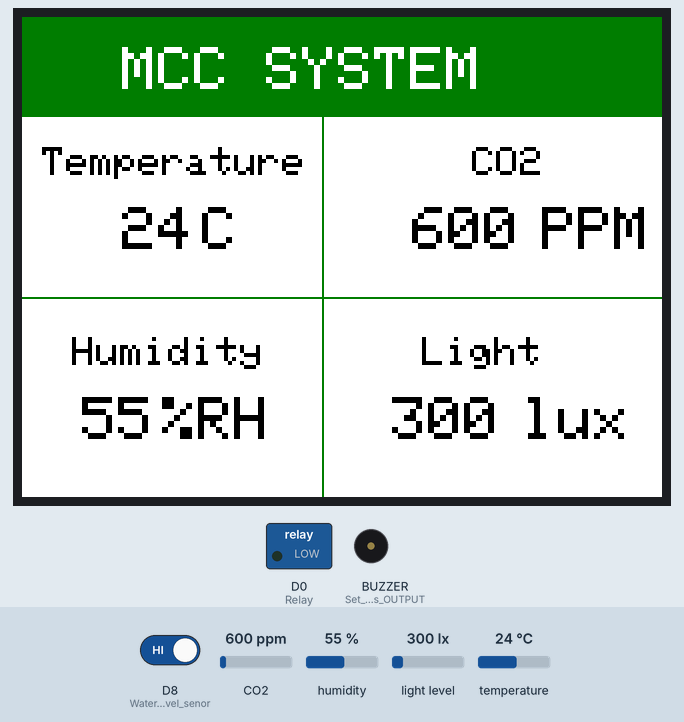
Simulated run of this sketch. Board: Seeed Wio Terminal. Parts: 320×240 colour display, switched loads named in the sketch (green lamp = pin HIGH), buzzer (waves = sounding, pin HIGH). Wiring (inferred from the names in the program): BH1750 light sensor at I2C address 0x23. Inputs (shaded band) come from the test bench; at power-on: D8 (Water_level_senor) HIGH, light level 300 lx, CO2 600 ppm, humidity 55 %, temperature 24 °C. What the sketch prints to the serial monitor is not drawn.

Above: at 6.7 s.
6.8 s: D8 (Water_level_senor) driven LOW
At 15.5 s:
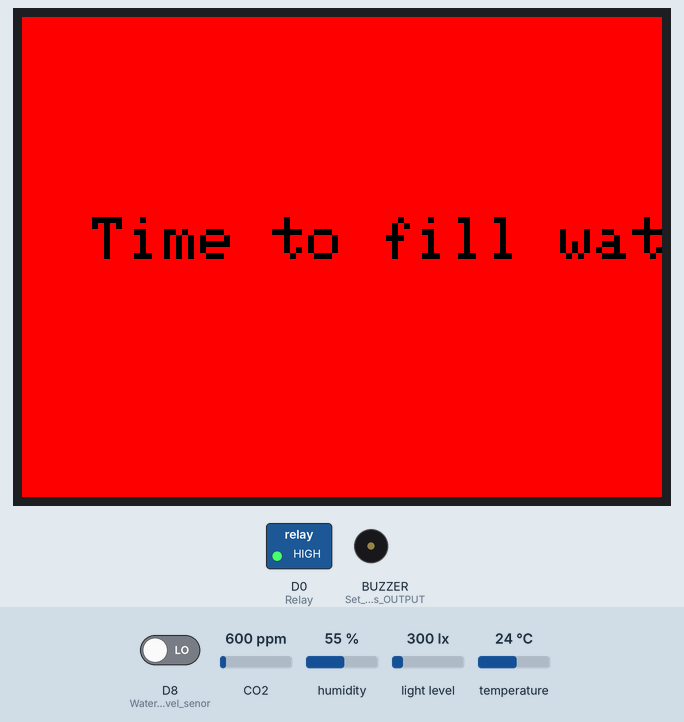
20.8 s: D8 (Water_level_senor) driven HIGH
At 29.5 s:
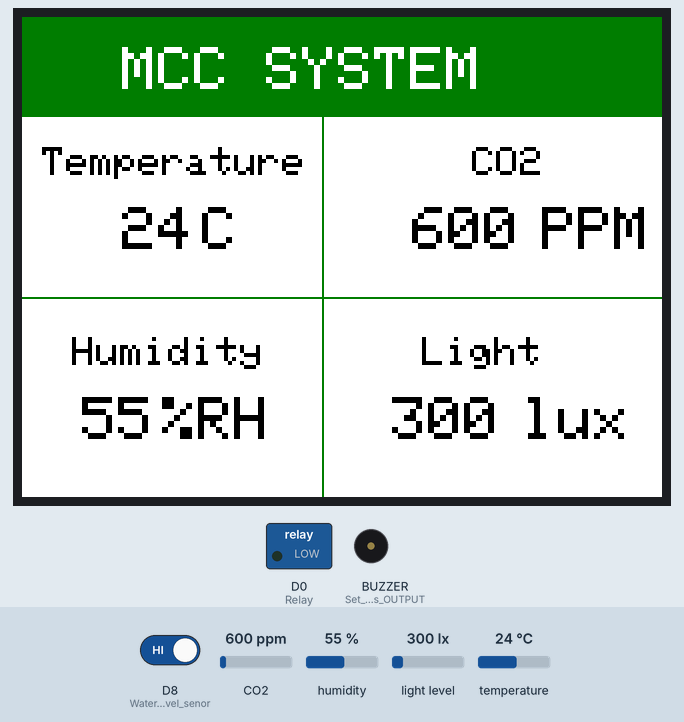
29.8 s: light level set to 40 lx
At 35.1 s:
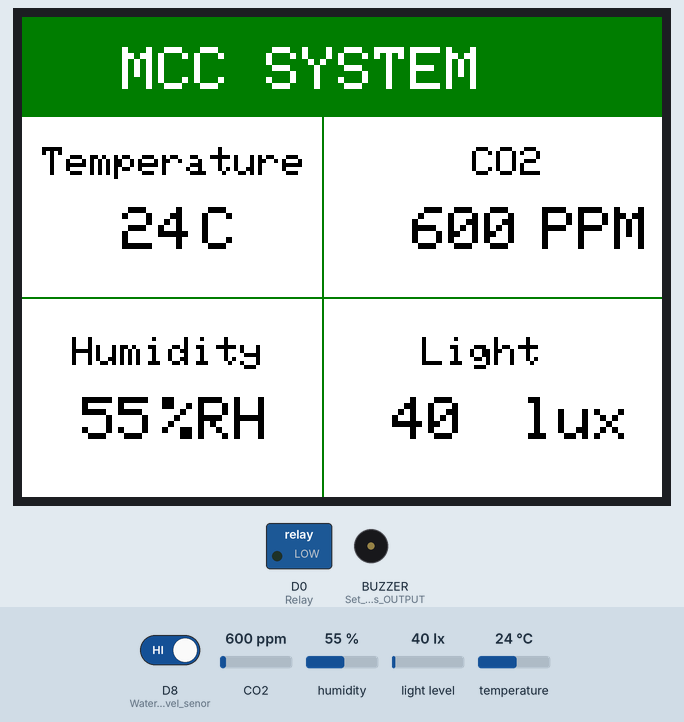
38.3 s: CO2 set to 452 ppm
At 41.2 s:
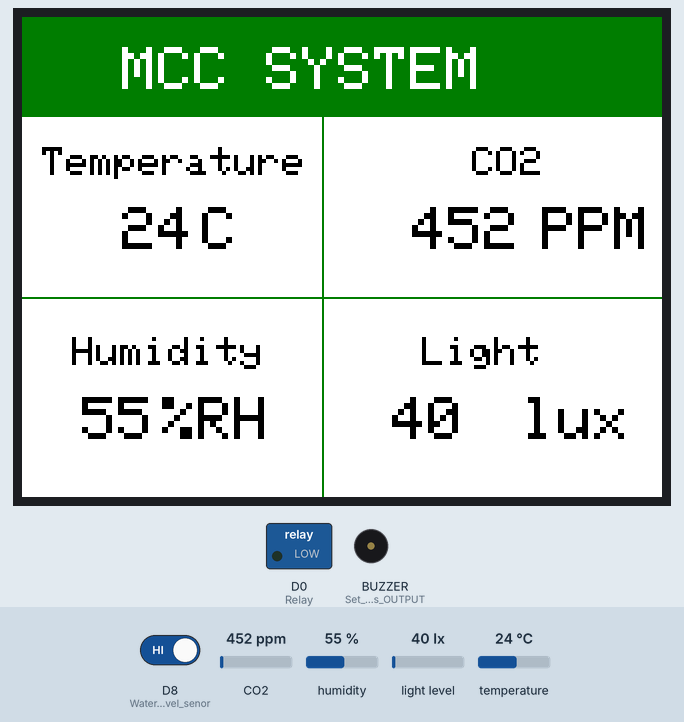
46.8 s: humidity set to 22 %
At 53.3 s:
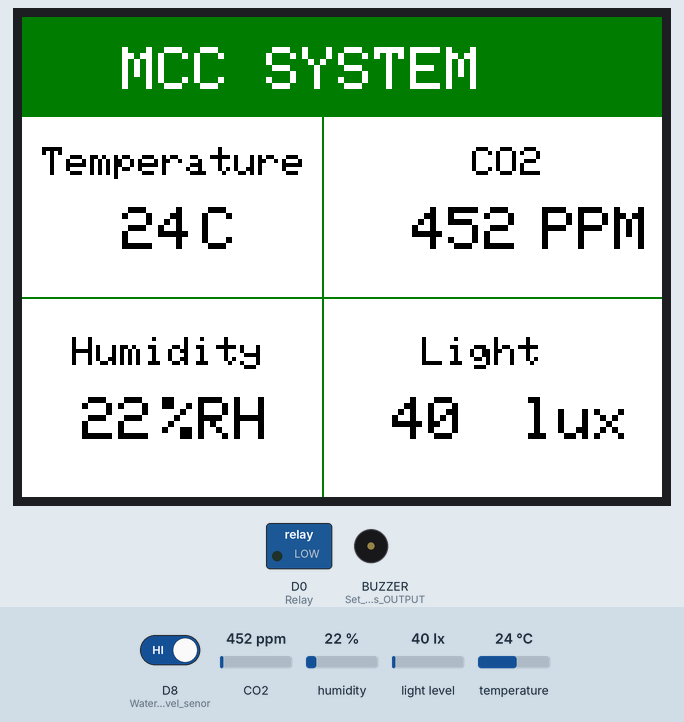
55.3 s: temperature set to 12 °C
At 59.3 s:
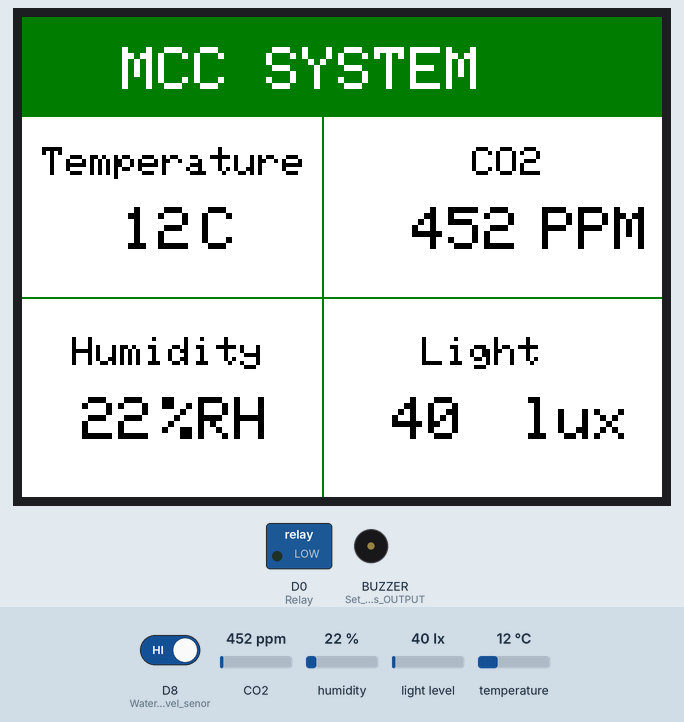
Timing chart, 0 to 60.8 s (numbered marks = the images above; inputs shaded):
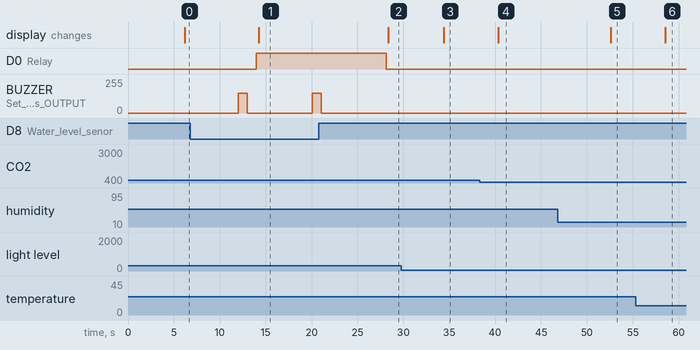

The sketch:

Mushroom_Climate_Control_System.ino
```cpp
//Libraries
//#include <Arduino.h>
#include <SPI.h>
#include <Wire.h>
#include <TFT_eSPI.h> //TFT LCD library
#include <SensirionI2CScd4x.h> //SCD41 library

//Definitions
#define DHTPIN 0 //Define signal pin of DHT sensor
#define CO2_THRESHOLD 1200
#define ADDRESS_BH1750FVI 0x23    //ADDR="L" for this module
#define ONE_TIME_H_RESOLUTION_MODE 0x20

//Initializations

TFT_eSPI tft = TFT_eSPI(); //Initializing TFT LCD
TFT_eSprite spr = TFT_eSprite(&tft); //Initializing buffer
SensirionI2CScd4x scd4x;

 byte highByte = 0;
 byte lowByte = 0;
 unsigned int sensorOut = 0;
 unsigned int illuminance = 0;

unsigned int prev_time = 0;
bool alarm = false;

void printUint16Hex(uint16_t value)
{
  Serial.print(value < 4096 ? "0" : "");
  Serial.print(value < 256 ? "0" : "");
  Serial.print(value < 16 ? "0" : "");
  Serial.print(value, HEX);
}

void printSerialNumber(uint16_t serial0, uint16_t serial1, uint16_t serial2)
{
  Serial.print("Serial: 0x");
  printUint16Hex(serial0);
  printUint16Hex(serial1);
  printUint16Hex(serial2);
  Serial.println();
}
int Liquid_level=0;


void setup() {
  Serial.begin(115200); //Start serial communication

  pinMode(WIO_5S_PRESS, INPUT_PULLUP);
  //pinMode(WIO_LIGHT, INPUT); //Set light sensor pin as INPUT
  pinMode(WIO_BUZZER, OUTPUT); //Set buzzer pin as OUTPUT
  pinMode(D8, INPUT); // Water level senor
  pinMode(D0, OUTPUT); // Relay
  digitalWrite(D0, LOW);

  //dht.begin(); //Start DHT sensor
  tft.begin(); //Start TFT LCD
  tft.setRotation(3); //Set TFT LCD rotation
  spr.createSprite(TFT_HEIGHT,TFT_WIDTH); //Create buffer

  Wire.begin();
  uint16_t error;
  char errorMessage[256];

  scd4x.begin(Wire);

  // stop potentially previously started measurement
  error = scd4x.stopPeriodicMeasurement();
  if (error) {
    Serial.print("Error trying to execute stopPeriodicMeasurement(): ");
    errorToString(error, errorMessage, 256);
    Serial.println(errorMessage);
    tft.print(errorMessage);
  }

  uint16_t serial0;
  uint16_t serial1;
  uint16_t serial2;

  error = scd4x.getSerialNumber(serial0, serial1, serial2);
  if (error) {
    Serial.print("Error trying to execute getSerialNumber(): ");
    errorToString(error, errorMessage, 256);
    Serial.println(errorMessage);
    tft.print(errorMessage);
  } else {
    printSerialNumber(serial0, serial1, serial2);
  }

  // Start Measurement
  error = scd4x.startPeriodicMeasurement();
  if (error) {
    Serial.print("Error trying to execute startPeriodicMeasurement(): ");
    errorToString(error, errorMessage, 256);
    Serial.println(errorMessage);
    tft.print(errorMessage);
  }
}

void loop() {

  uint16_t error;
  char errorMessage[256];

   delay(5000);

 // Read Measurement
  uint16_t co2;
  float temperature;
  float humidity;
  //int t = dht.readTemperature(); //Assign variable to store temperature
  //int h = dht.readHumidity(); //Assign variable to store humidity
  int light =                 //analogRead(WIO_LIGHT); //Assign variable to store light sensor values

  error = scd4x.readMeasurement(co2, temperature, humidity);
    if (error) {
        Serial.print("Error trying to execute readMeasurement(): ");
        errorToString(error, errorMessage, 256);
        Serial.println(errorMessage);
    } else if (co2 == 0) {
        Serial.println("Invalid sample detected, skipping.");
    } else {

     Wire.beginTransmission(ADDRESS_BH1750FVI); //"notify" the matching device
     Wire.write(ONE_TIME_H_RESOLUTION_MODE);     //set operation mode
     Wire.endTransmission();

     delay(180);

     Wire.requestFrom(ADDRESS_BH1750FVI, 2); //ask Arduino to read back 2 bytes from the sensor
     highByte = Wire.read();  // get the high byte
     lowByte = Wire.read(); // get the low byte

     sensorOut = (highByte<<8)|lowByte;
     illuminance = sensorOut/1.2;
     Serial.print(illuminance);    Serial.println(" lux");
     delay(100);

     Liquid_level=digitalRead(D8);
     Serial.print("Liquid_level= ");
     Serial.print(Liquid_level,DEC);
     delay(500);

  //Setting the title header
  spr.fillSprite(TFT_WHITE); //Fill background with white color
  spr.fillRect(0,0,320,50,TFT_DARKGREEN); //Rectangle fill with dark green
  spr.setTextColor(TFT_WHITE); //Setting text color
  spr.setTextSize(3); //Setting text size
  spr.drawString("MCC SYSTEM",50,15); //Drawing a text string

  spr.drawFastVLine(150,50,190,TFT_DARKGREEN); //Drawing verticle line
  spr.drawFastHLine(0,140,320,TFT_DARKGREEN); //Drawing horizontal line

  //Setting temperature
  spr.setTextColor(TFT_BLACK);
  spr.setTextSize(2);
  spr.drawString("Temperature",10,65);
  spr.setTextSize(3);
  spr.drawNumber(temperature,50,95); //Display temperature values
  spr.drawString("C",90,95);

  //Setting humidity
  spr.setTextSize(2);
  spr.drawString("Humidity",25,160);
  spr.setTextSize(3);
  spr.drawNumber(humidity,30,190); //Display humidity values
  spr.drawString("%RH",70,190);

  //Setting CO2
  //sensorValue = analogRead(sensorPin); //Store sensor values
  //sensorValue = map(sensorValue,1023,400,0,100); //Map sensor values
  spr.setTextSize(2);
  spr.drawString("CO2",225,65);
  spr.setTextSize(3);
  spr.drawNumber(co2,195,95); //Display sensor values as percentage
  spr.drawString("PPM",260,95);

  //Setting light
  spr.setTextSize(2);
  spr.drawString("Light",200,160);
  spr.setTextSize(3);
  //light = map(illuminance,0, 1023,0,100); //Map sensor values
  spr.drawNumber(illuminance,185,190); //Display sensor values as percentage
  spr.drawString("lux",250,190);

  //Condition for low soil moisture
  if(Liquid_level==0){
    spr.fillSprite(TFT_RED);
    spr.drawString("Time to fill water!",35,100);
    analogWrite(WIO_BUZZER, 150); //beep the buzzer
    delay(1000);
    analogWrite(WIO_BUZZER, 0); //Silence the buzzer
    delay(1000);
    digitalWrite(D0, HIGH); // Relay Switch on
  }else {
    digitalWrite(D0, LOW); // Relay Switch off
  }

  spr.pushSprite(0,0); //Push to LCD
  delay(50);
    }

}
```

Measured:
- after the input at 6.8 s, D0 (Relay): LOW → HIGH after 7.2 s; BUZZER (Set_buzzer_pin_as_OUTPUT): 0/255 → 150/255 after 5.2 s, → 0/255 1.0 s later, → 150/255 7.1 s later; the display: changes after 7.4 s (image 1)
- after the input at 20.8 s, D0 (Relay): HIGH → LOW after 7.3 s; BUZZER (Set_buzzer_pin_as_OUTPUT): goes on until 21.1 s, then stays 0/255; the display: changes after 7.5 s (image 2)
- after the input at 29.8 s, the display: changes after 4.6 s (image 3)
- after the input at 38.3 s, the display: changes after 2.1 s (image 4)
- after the input at 46.8 s, the display: changes after 5.8 s (image 5)
- after the input at 55.3 s, the display: changes after 3.2 s (image 6)
